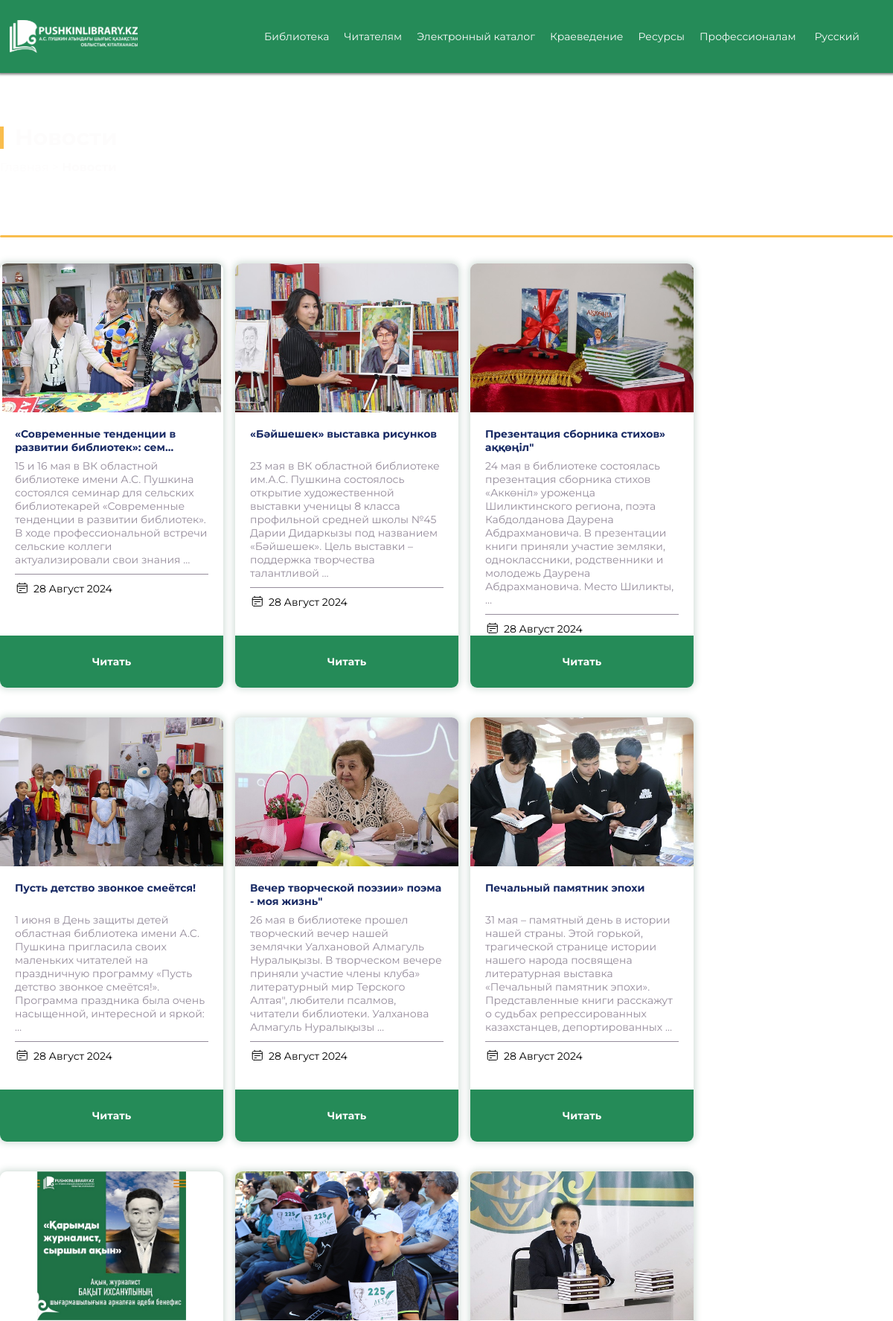
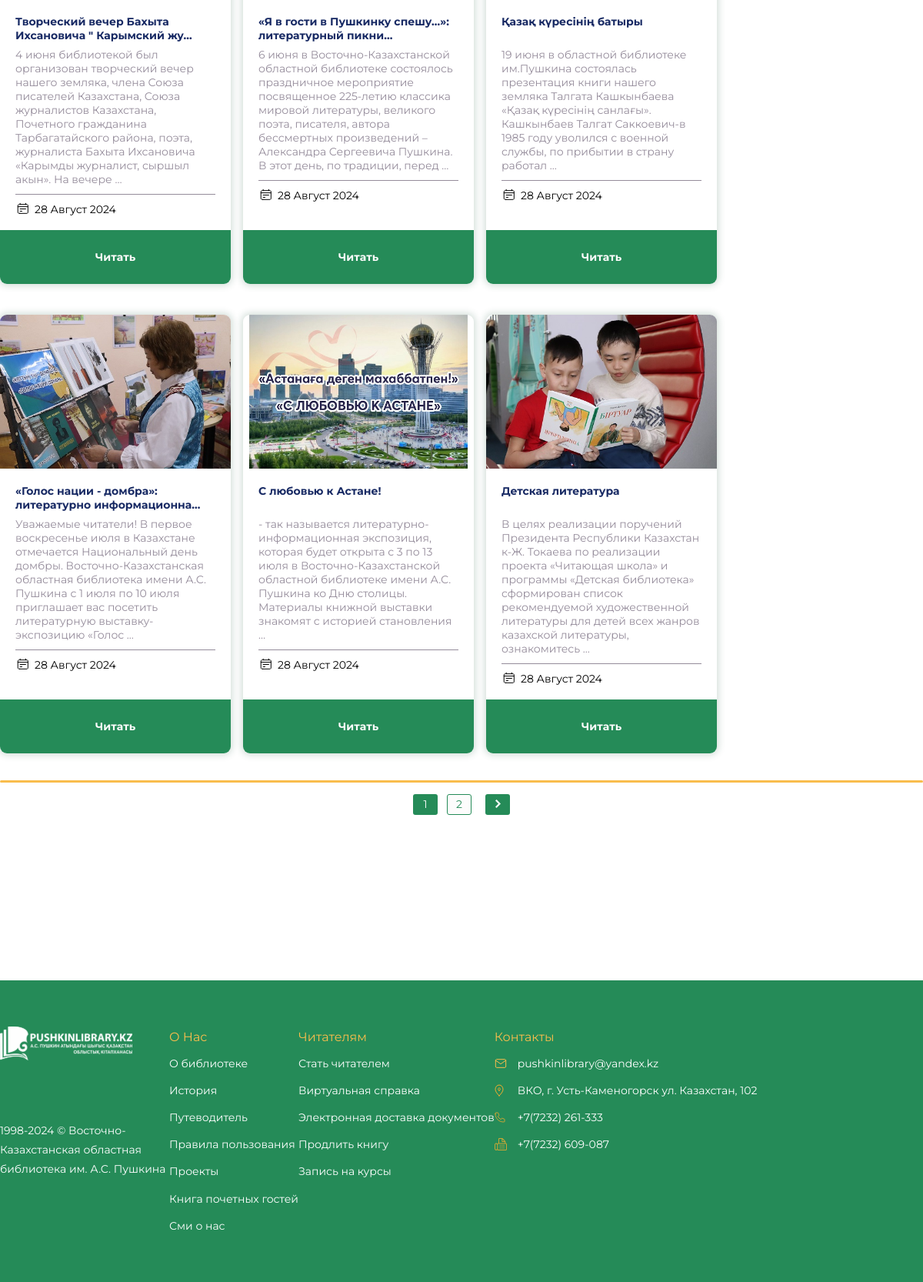
Page /news/ on the committed database (2 pictures, top to bottom).
### app/news_app/models.py (models this page shows, shortened)
class News(models.Model):
    title_ru = models.CharField(max_length=255, verbose_name=_('Заголовок Ru'), default='')
    title_kz = models.CharField(max_length=255, verbose_name=_('Заголовок Kz'), default='')
    title_en = models.CharField(max_length=255, verbose_name=_('Заголовок En'), default='')
    slug = AutoSlugField(populate_from='title_en', unique=True, always_update=True)
    content_ru = models.TextField(verbose_name='Содержание ru', default='')
    content_kz = models.TextField(verbose_name='Содержание kz', default='')
    content_eng = models.TextField(verbose_name='Содержание en', default='')
    pub_date = models.DateTimeField(auto_now_add=True, verbose_name='Дата публикации')
    main_image = models.ImageField(upload_to='news_images/', verbose_name='Основное изображение', default='')
    contact_info = models.CharField(max_length=100, blank=True, null=True, verbose_name='Контактная информация',
                                    default='')
    is_archive = models.BooleanField(default=False)
    class Meta:
        verbose_name = 'Новость'
        verbose_name_plural = 'Новости'
        ordering = ['-pub_date']

### app/news_app/views.py (the view)
# urls.py: path('', views.news_list, name='news'),
def news_list(request):
    news_list = News.objects.all().order_by('-pub_date')
    paginator = Paginator(news_list, 12)
    page = request.GET.get('page')
    try:
        news = paginator.page(page)
    except PageNotAnInteger:
        news = paginator.page(1)
    except EmptyPage:
        news = paginator.page(paginator.num_pages)
    return render(request, 'news_list.html', {'news': news, 'show_chatbot': True})

### core/context_processors.py (called while the page is built)
def settings_context(request):
    return {
        'CHATFLOW_ID': settings.FLOWISE_CHATFLOW,
        'API_HOST': settings.FLOWISE_HOST,
    }

### app/news_app/templates/news_list.html
{% extends 'base.html' %}
{% load i18n %}
{% load static %}
{% block content %}
    <div class="news__picture">
        <div class="container">
            <div class="news__picture-text">
                <div class="news__title title-wrapper">
                    <div class="title-line"></div>
                    <h1 class="title" data-sr-id="0"
                        style="visibility: visible; opacity: 1; transform: matrix3d(1, 0, 0, 0, 0, 1, 0, 0, 0, 0, 1, 0, 0, 0, 0, 1); transition: all, opacity 0.8s cubic-bezier(0.5, 0, 0, 1), transform 0.8s cubic-bezier(0.5, 0, 0, 1);">
                        {% trans 'news' %}</h1>
                </div>
                <p class="news__nav" data-sr-id="2"
                   style="visibility: visible; opacity: 1; transform: matrix3d(1, 0, 0, 0, 0, 1, 0, 0, 0, 0, 1, 0, 0, 0, 0, 1); transition: all, opacity 0.9s cubic-bezier(0.5, 0, 0, 1), transform 0.9s cubic-bezier(0.5, 0, 0, 1);">
                    <a href="/">{% trans 'home' %}</a> &gt; <strong>{% trans 'news' %}</strong></p>
            </div>
        </div>
    </div>
    <div class="container">
        <div class="news__line news__line--top"></div>
        <div class="news__row">
            {% for news_item in news %}
                <div class="news__card">
                    <div class="news__card-image">
                        <a href="{% url 'news_detail' slug=news_item.slug %}">
                            <img src="{{ news_item.main_image.url }}" alt="
                 {% if LANGUAGE_CODE == 'ru' %}
                    {{ news_item.title_ru }}
                {% elif LANGUAGE_CODE == 'kk' %}
                    {{ news_item.title_kz }}
                {% else %}
                    {{ news_item.title_en }}
                {% endif %}">
                        </a>
                    </div>
                    <div class="news__card-contetnt">
                        <h6 class="news__card-title"> {% if LANGUAGE_CODE == 'ru' %}
                            {{ news_item.title_ru|truncatechars:50 }}
                        {% elif LANGUAGE_CODE == 'kk' %}
                            {{ news_item.title_kz|truncatechars:50 }}
                        {% else %}
                            {{ news_item.title_en|truncatechars:50 }}
                        {% endif %}</h6>
                        <p class="news__card-text"> {% if LANGUAGE_CODE == 'ru' %}
                            {{ news_item.content_ru|truncatewords:30 }}
                        {% elif LANGUAGE_CODE == 'kz' %}
                            {{ news_item.content_kz|truncatewords:30 }}
                        {% else %}
                            {{ news_item.content_eng|truncatewords:30 }}
                        {% endif %}</p>
                        <p class="news__card-date">{{ news_item.pub_date|date:"d F Y" }}</p>
                    </div>
                    <a href="{% url 'news_detail' slug=news_item.slug %}" class="news__card-link">{% trans 'read' %}</a>
                </div>
            {% endfor %}
        </div>
        <div class="news__line news__line--bottom"></div>
        {% include 'news-pagination.html' %}
    </div>
{% endblock %}

### static/css/main.css (style rules this page uses)
* { padding: 0; margin: 0; border: none; }
*, *::before, *::after { box-sizing: border-box; }
h1, h2, h3, h4, h5, h6, p { font-size: inherit; font-weight: inherit; }
img { vertical-align: top; }
img, svg { max-width: 100%; height: auto; }
:root { --container-width: 1310px; --container-padding: 15px; --font-main: "Montserrat", sans-serif; --gray-color: #958c9b; --gray-tint-color: #575b80; --general-color: #258b58; --secondary-color: #f9bd4d; --alternative-color: #851a5e; --white-color: #fdfcfc; --black-color: #182a64; --general-tint-color: #1c6543; --general-tint-2-color: #21784e; --laptop-size: 1199px; --tablet-size: 959px; --mobile-size: 599px; }
html { scroll-behavior: smooth; }
body { background-color: var(--page-bg); color: var(--text-color); font-family: var(--font-main); }
.title-wrapper { display: flex; align-items: center; gap: 15px; }
.title-line { height: 30px; width: 5px; background-color: var(--secondary-color); }
.title { font-weight: 800; font-size: 30px; line-height: 133%; color: var(--gray-color); }
.container { max-width: var(--container-width); margin: 0 auto; }
html, body { min-height: 100vh; display: flex; flex-direction: column; }
.news__picture { height: 100%; background: url("/static/img/news/parallax-pic.jpg") center no-repeat; background-size: auto; background-attachment: fixed; }
.news__title { margin-bottom: 10px; }
.news__title .title { color: var(--white-color); }
.news__picture-text { padding: 67px 0; }
.news__picture-text a, .news__picture-text p, .news__picture-text h1 { color: var(--white-color); }
.news__picture-text .news__nav { cursor: pointer; font-size: 16px; font-weight: 500; }
.news__line { margin: 15px auto; background-color: var(--secondary-color); width: 100%; height: 3px; border-radius: 3px; }
.news__line--top { margin-bottom: 35px; }
.news__line--bottom { margin-top: 35px; }
.news__row { display: flex; align-items: center; justify-content: flex-start; flex-wrap: wrap; row-gap: 40px; column-gap: 20px; }
@media (max-width: 1280px) { .news__row { column-gap: 16px; } }
.news__card { width: 305px; box-shadow: 0 0 10px 2px rgba(24, 86, 56, 0.2); border-radius: 9px; }
@media (max-width: 1280px) { .news__card { width: 300px; } }
.news__card-image { display: flex; justify-content: center; overflow: hidden; border-radius: 9px 9px 0 0; margin-bottom: 20px; height: 200px; }
.news__card-image img { width: 100%; height: 100%; transition: scale 0.2s ease; }
.news__card-contetnt { padding: 0 20px 5px; height: 280px; }
.news__card-title { max-height: 33px; height: 100%; font-weight: 700; font-size: 14px; color: var(--black-color); margin-bottom: 10px; }
.news__card-text { font-weight: 300; font-size: 14px; color: var(--gray-color); padding-bottom: 10px; border-bottom: 1px solid var(--gray-color); margin-bottom: 10px; }
.news__card-link { font-weight: 600; font-size: 14px; color: var(--white-color); border-radius: 0 0 9px 9px; width: 100%; height: 70px; color: var(--white-color); display: flex; justify-content: center; align-items: center; background-color: var(--general-color); transition: background-color 0.2s ease; }
.news__card-date { font-weight: 400; font-size: 14px; color: #000; padding-left: 25px; position: relative; }
.news__card-date::before { content: ""; position: absolute; top: -2px; left: 0; height: 20px; width: 20px; background-image: url("/static/img/news/calendar_icon-card.svg"); background-position: center; background-repeat: no-repeat; }

### rows in the picture
News: main_image (picture), title_ru "«Современные тенденции в развитии библиотек»: сем…", content_ru "15 и 16 мая в ВК областной библиотеке имени А.С. Пушкина состоялся семинар для сельских библиотекарей «Современные тенденции в развитии библиотек». В ходе профессиональной встречи сельские коллеги актуализировали свои знания …", pub_date "28 Август 2024"
News: main_image (picture), title_ru "«Бәйшешек» выставка рисунков", content_ru "23 мая в ВК областной библиотеке им.А.С. Пушкина состоялось открытие художественной выставки ученицы 8 класса профильной средней школы №45 Дарии Дидаркызы под названием «Бәйшешек». Цель выставки – поддержка творчества талантливой …", pub_date "28 Август 2024"
News: main_image (picture), title_ru "Презентация сборника стихов» аққөңіл\"", content_ru "24 мая в библиотеке состоялась презентация сборника стихов «Аккөніл» уроженца Шиликтинского региона, поэта Кабдолданова Даурена Абдрахмановича. В презентации книги приняли участие земляки, одноклассники, родственники и молодежь Даурена Абдрахмановича. Место Шиликты, …", pub_date "28 Август 2024"
News: main_image (picture), title_ru "Пусть детство звонкое смеётся!", content_ru "1 июня в День защиты детей областная библиотека имени А.С. Пушкина пригласила своих маленьких читателей на праздничную программу «Пусть детство звонкое смеётся!». Программа праздника была очень насыщенной, интересной и яркой: …", pub_date "28 Август 2024"
News: main_image (picture), title_ru "Вечер творческой поэзии» поэма - моя жизнь\"", content_ru "26 мая в библиотеке прошел творческий вечер нашей землячки Уалхановой Алмагуль Нуралықызы. В творческом вечере приняли участие члены клуба» литературный мир Терского Алтая\", любители псалмов, читатели библиотеки. Уалханова Алмагуль Нуралықызы …", pub_date "28 Август 2024"
News: main_image (picture), title_ru "Печальный памятник эпохи", content_ru "31 мая – памятный день в истории нашей страны. Этой горькой, трагической странице истории нашего народа посвящена литературная выставка «Печальный памятник эпохи». Представленные книги расскажут о судьбах репрессированных казахстанцев, депортированных …", pub_date "28 Август 2024"
News: main_image (picture), title_ru "Творческий вечер Бахыта Ихсановича \" Карымский жу…", content_ru "4 июня библиотекой был организован творческий вечер нашего земляка, члена Союза писателей Казахстана, Союза журналистов Казахстана, Почетного гражданина Тарбагатайского района, поэта, журналиста Бахыта Ихсановича «Карымды журналист, сыршыл акын». На вечере …", pub_date "28 Август 2024"
News: main_image (picture), title_ru "«Я в гости в Пушкинку спешу…»: литературный пикни…", content_ru "6 июня в Восточно-Казахстанской областной библиотеке состоялось праздничное мероприятие посвященное 225-летию классика мировой литературы, великого поэта, писателя, автора бессмертных произведений – Александра Сергеевича Пушкина. В этот день, по традиции, перед …", pub_date "28 Август 2024"
News: main_image (picture), title_ru "Қазақ күресінің батыры", content_ru "19 июня в областной библиотеке им.Пушкина состоялась презентация книги нашего земляка Талгата Кашкынбаева «Қазақ күресінің санлағы». Кашкынбаев Талгат Саккоевич-в 1985 году уволился с военной службы, по прибытии в страну работал …", pub_date "28 Август 2024"
News: main_image (picture), title_ru "«Голос нации - домбра»: литературно информационна…", content_ru "Уважаемые читатели! В первое воскресенье июля в Казахстане отмечается Национальный день домбры. Восточно-Казахстанская областная библиотека имени А.С. Пушкина с 1 июля по 10 июля приглашает вас посетить литературную выставку-экспозицию «Голос …", pub_date "28 Август 2024"
News: main_image (picture), title_ru "С любовью к Астане!", content_ru "- так называется литературно-информационная экспозиция, которая будет открыта с 3 по 13 июля в Восточно-Казахстанской областной библиотеке имени А.С. Пушкина ко Дню столицы. Материалы книжной выставки знакомят с историей становления …", pub_date "28 Август 2024"
News: main_image (picture), title_ru "Детская литература", content_ru "В целях реализации поручений Президента Республики Казахстан к-Ж. Токаева по реализации проекта «Читающая школа» и программы «Детская библиотека» сформирован список рекомендуемой художественной литературы для детей всех жанров казахской литературы, ознакомитесь …", pub_date "28 Август 2024"

### other values in the picture
{{ language.name_local }} "Русский"
{{ num }} "1"
{{ num }} "2"
